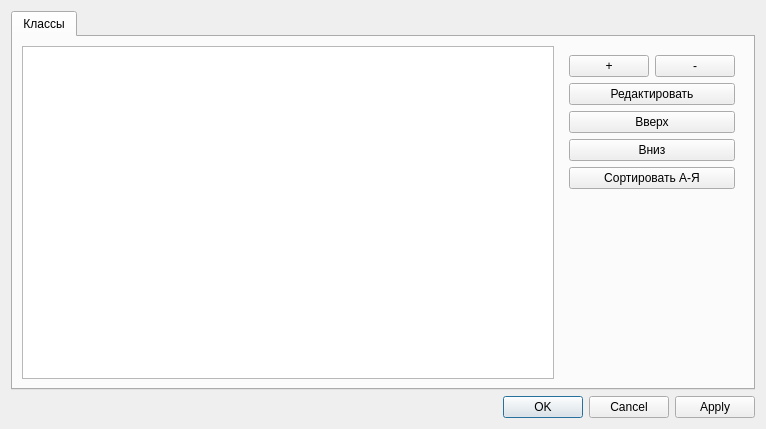
<?xml version="1.0" encoding="UTF-8"?>
<ui version="4.0">
 <class>ProjectSettings</class>
 <widget class="QDialog" name="ProjectSettings">
  <property name="geometry">
   <rect>
    <x>0</x>
    <y>0</y>
    <width>766</width>
    <height>429</height>
   </rect>
  </property>
  <property name="windowTitle">
   <string>Dialog</string>
  </property>
  <layout class="QVBoxLayout" name="verticalLayout">
   <item>
    <widget class="QTabWidget" name="tabWidget">
     <property name="currentIndex">
      <number>0</number>
     </property>
     <widget class="QWidget" name="classes">
      <attribute name="title">
       <string>Классы</string>
      </attribute>
      <layout class="QHBoxLayout" name="horizontalLayout_3">
       <item>
        <layout class="QHBoxLayout" name="horizontalLayout_2">
         <item>
          <widget class="QListWidget" name="listClasses">
           <property name="sizePolicy">
            <sizepolicy hsizetype="MinimumExpanding" vsizetype="Expanding">
             <horstretch>0</horstretch>
             <verstretch>0</verstretch>
            </sizepolicy>
           </property>
          </widget>
         </item>
         <item>
          <widget class="QWidget" name="buttonsWidget" native="true">
           <property name="sizePolicy">
            <sizepolicy hsizetype="Preferred" vsizetype="Expanding">
             <horstretch>0</horstretch>
             <verstretch>0</verstretch>
            </sizepolicy>
           </property>
           <layout class="QVBoxLayout" name="verticalLayout_3">
            <item>
             <layout class="QVBoxLayout" name="verticalLayout_2">
              <item>
               <layout class="QHBoxLayout" name="horizontalLayout">
                <item>
                 <widget class="QPushButton" name="btnAdd">
                  <property name="text">
                   <string>+</string>
                  </property>
                 </widget>
                </item>
                <item>
                 <widget class="QPushButton" name="btnRemove">
                  <property name="text">
                   <string>-</string>
                  </property>
                 </widget>
                </item>
               </layout>
              </item>
              <item>
               <widget class="QPushButton" name="btnEdit">
                <property name="text">
                 <string>Редактировать</string>
                </property>
               </widget>
              </item>
              <item>
               <widget class="QPushButton" name="btnUp">
                <property name="text">
                 <string>Вверх</string>
                </property>
               </widget>
              </item>
              <item>
               <widget class="QPushButton" name="btnDown">
                <property name="text">
                 <string>Вниз</string>
                </property>
               </widget>
              </item>
              <item>
               <widget class="QPushButton" name="btnSortAZ">
                <property name="text">
                 <string>Сортировать А-Я</string>
                </property>
               </widget>
              </item>
              <item>
               <spacer name="verticalSpacer">
                <property name="orientation">
                 <enum>Qt::Vertical</enum>
                </property>
                <property name="sizeHint" stdset="0">
                 <size>
                  <width>20</width>
                  <height>40</height>
                 </size>
                </property>
               </spacer>
              </item>
             </layout>
            </item>
           </layout>
          </widget>
         </item>
        </layout>
       </item>
      </layout>
     </widget>
    </widget>
   </item>
   <item>
    <widget class="QDialogButtonBox" name="buttonBox">
     <property name="orientation">
      <enum>Qt::Horizontal</enum>
     </property>
     <property name="standardButtons">
      <set>QDialogButtonBox::Apply|QDialogButtonBox::Cancel|QDialogButtonBox::Ok</set>
     </property>
    </widget>
   </item>
  </layout>
 </widget>
 <resources/>
 <connections>
  <connection>
   <sender>buttonBox</sender>
   <signal>accepted()</signal>
   <receiver>ProjectSettings</receiver>
   <slot>accept()</slot>
   <hints>
    <hint type="sourcelabel">
     <x>248</x>
     <y>254</y>
    </hint>
    <hint type="destinationlabel">
     <x>157</x>
     <y>274</y>
    </hint>
   </hints>
  </connection>
  <connection>
   <sender>buttonBox</sender>
   <signal>rejected()</signal>
   <receiver>ProjectSettings</receiver>
   <slot>reject()</slot>
   <hints>
    <hint type="sourcelabel">
     <x>316</x>
     <y>260</y>
    </hint>
    <hint type="destinationlabel">
     <x>286</x>
     <y>274</y>
    </hint>
   </hints>
  </connection>
 </connections>
</ui>
